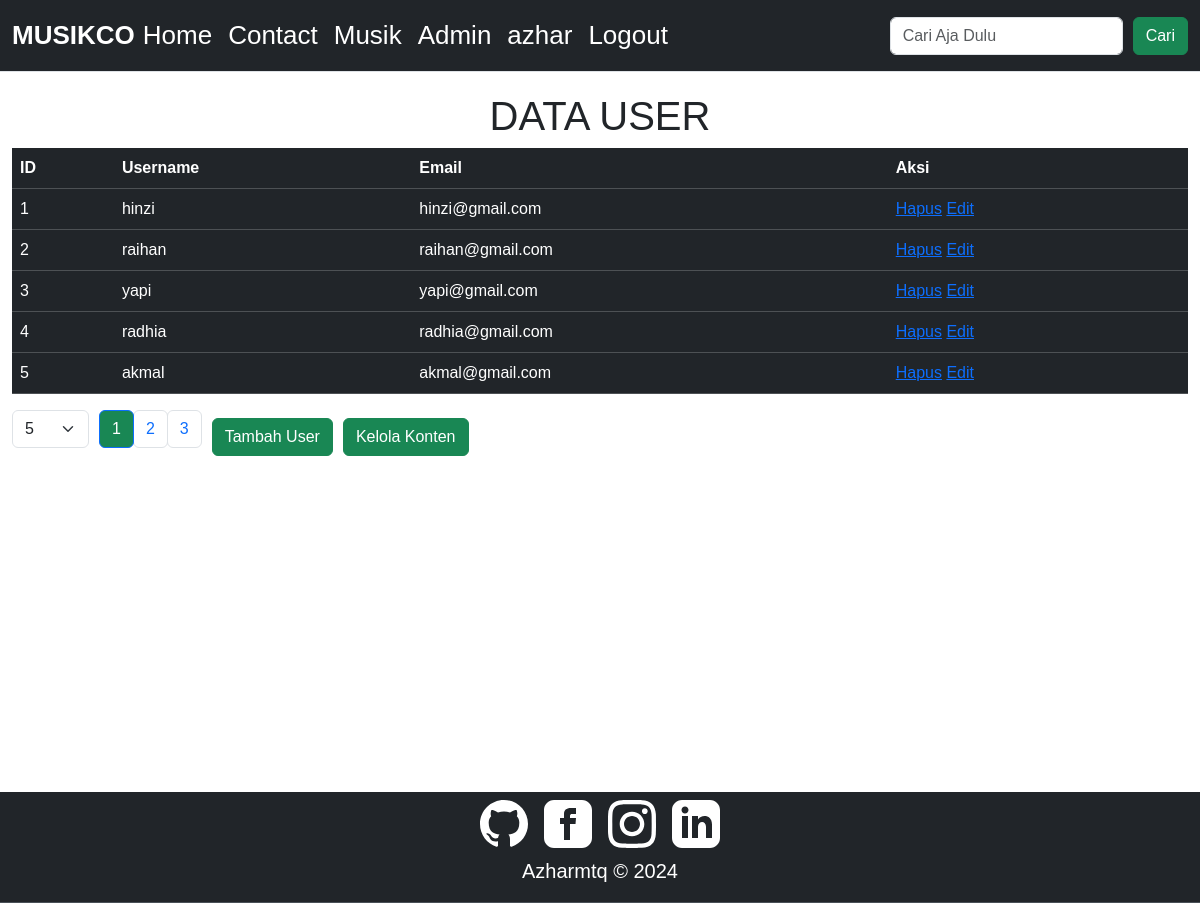
The app's page /admin/admin.php (signed in) with its own data.
### tables this page shows
CREATE TABLE `users` (
  `user_id` int NOT NULL,
  `username_user` varchar(50) NOT NULL,
  `email_user` varchar(50) NOT NULL,
  `password_user` varchar(255) NOT NULL
);

### admin/users.php (called while the page is built, shortened)
<?php
function getTotalUsersCount($koneksi, $search = null) {
    $query = "SELECT COUNT(*) AS total FROM users";
    $result = mysqli_query($koneksi, $query);
    $row = mysqli_fetch_assoc($result);
    return $row['total'];
}
function getUsers($koneksi, $offset, $limit, $search = null) {
    $query = "SELECT * FROM users";
    $query .= " LIMIT $offset, $limit";
    $result = mysqli_query($koneksi, $query);
    return $result;
}
$page = isset($_GET['page']) ? $_GET['page'] : 1;
$limit = isset($_GET['limit']) ? $_GET['limit'] : 5;
$search = isset($_GET['search']) ? $_GET['search'] : null;
$totalUsers = getTotalUsersCount($koneksi, $search);
$totalPages = ceil($totalUsers / $limit);
$page = max(1, min($page, $totalPages));
$offset = ($page - 1) * $limit;
$users = getUsers($koneksi, $offset, $limit, $search);
?>

### admin/admin.php (the view, shortened to what this page needs)
<?php
include 'koneksi.php';
include 'users.php';
?>
<!DOCTYPE html>
<html lang="en">
<head>
    <?php include 'meta.php';?>
</head>
<body>
    <?php include '../include/navbar.php';?>
    <div class="container-fluid" style="min-height: 90vh;">
        <div class="row">
            <div class="container-lg">
                <div class="user_table table-responsive">
                <h1>DATA USER</h1>
                    <table class="table table-dark">
                        <thead>
                            <tr>
                                <th scope="col">ID</th>
                                <th scope="col">Username</th>
                                <th scope="col">Email</th>
                                <th scope="col">Aksi</th>
                            </tr>
                        </thead>
                        <tbody>
                            <?php if ($totalUsers > 0) : ?>
                                <?php while ($row = mysqli_fetch_assoc($users)) : ?>
                                    <tr>
                                        <td><?php echo $row['user_id']; ?></td>
                                        <td><?php echo $row['username_user']; ?></td>
                                        <td><?php echo $row['email_user']; ?></td>
                                        <td>
                                        <a href="users_delete.php?id=<?php echo $row['user_id']; ?>">Hapus</a>
                                        <a href="users_edit.php?id=<?php echo $row['user_id']; ?>">Edit</a>
                                        </td>
                                    </tr>
                                <?php endwhile; ?>
                            <?php else : ?>
                                <tr>
                                    <td colspan="4">Data tidak ditemukan.</td>
                                </tr>
                            <?php endif; ?>
                        </tbody>
                    </table>
                </div>
                <div class="list_user table-responsive">
                <div class="option">
                    <select class="form-select" id="limitSelect" onchange="changeLimit()">
                        <option value="5" <?php echo $limit == 5 ? 'selected' : ''; ?>>5</option>
                    </select>
                </div>
                <nav aria-label="Page navigation example">
                    <ul class="pagination">
                        <?php if ($totalUsers > 0) : ?>
                            <?php for ($i = 1; $i <= $totalPages; $i++) : ?>
                                <?php if ($i <= 3 || $i >= $totalPages - 2 || ($i >= $page - 1 && $i <= $page + 1)) : ?>
                                    <li class="page-item <?php echo $i == $page ? 'active' : ''; ?>"><a class="page-link btn btn-outline-success" href="?page=<?php echo $i . ($search ? '&search=' . $search : '') . '&limit=' . $limit; ?>"><?php echo $i; ?></a></li>
                                <?php elseif ($i == 4 && $page > 5) : ?>
                                    <li class="page-item disabled"><a class="page-link btn btn-outline-success" href="#">...</a></li>
                                <?php elseif ($i == $totalPages - 3 && $page < $totalPages - 4) : ?>
                                    <li class="page-item disabled"><a class="page-link btn btn-outline-success" href="#">...</a></li>
                                <?php endif; ?>
                            <?php endfor; ?>
                        <?php endif; ?>
                    </ul>
                </nav>
                <div style="display: flex; gap: 10px;">
                <a href="users_add.php" class="l-konten btn btn-success">Tambah User</a>
                <a href="content.php" class="l-konten btn btn-success">Kelola Konten</a>
                </div>
                </div>
                </div>
            </div>
        </div>
    <?php include '../include/footer.php';?>
</body>
</html>

### assets/css/style.css (style rules this page uses)
body { min-height: 100vh; }
* { font-family: "Poppins", sans-serif; --bs-navbar-hover-color: #1bb46d; }
.active { --bs-pagination-active-bg: #198754; }
h1 { display: flex; place-content: center; padding-top: 20px; }
a.l-konten { margin: auto; display: flex; place-content: center; font-size: medium; }
.option { width: max-content; }
.list_user { width: 100%; height: fit-content; display: flex; gap: 10px; }

### records on screen
users: user_id "1", username_user "hinzi", email_user "hinzi@gmail.com"
users: user_id "2", username_user "raihan", email_user "raihan@gmail.com"
users: user_id "3", username_user "yapi", email_user "yapi@gmail.com"
users: user_id "4", username_user "radhia", email_user "radhia@gmail.com"
users: user_id "5", username_user "akmal", email_user "akmal@gmail.com"

### other values on screen
$username "azhar"
